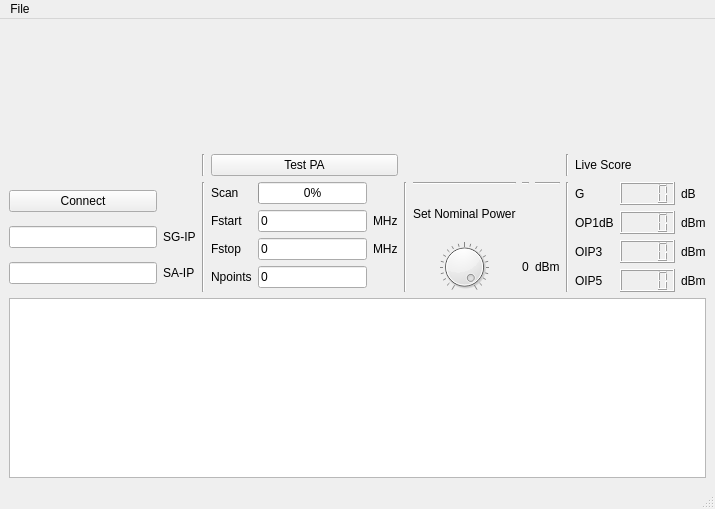
<?xml version="1.0" encoding="UTF-8"?>
<ui version="4.0">
 <class>MainWindow</class>
 <widget class="QMainWindow" name="MainWindow">
  <property name="geometry">
   <rect>
    <x>0</x>
    <y>0</y>
    <width>715</width>
    <height>509</height>
   </rect>
  </property>
  <property name="windowTitle">
   <string>MainWindow</string>
  </property>
  <widget class="QWidget" name="centralwidget">
   <layout class="QGridLayout" name="gridLayout_2">
    <item row="0" column="0">
     <layout class="QVBoxLayout" name="verticalLayout">
      <item>
       <widget class="QWidget" name="widget" native="true">
        <property name="sizePolicy">
         <sizepolicy hsizetype="MinimumExpanding" vsizetype="Preferred">
          <horstretch>0</horstretch>
          <verstretch>0</verstretch>
         </sizepolicy>
        </property>
        <property name="minimumSize">
         <size>
          <width>0</width>
          <height>120</height>
         </size>
        </property>
       </widget>
      </item>
      <item>
       <layout class="QGridLayout" name="gridLayout">
        <item row="1" column="3">
         <layout class="QGridLayout" name="gridLayout_3">
          <item row="3" column="0">
           <widget class="QLabel" name="label_5">
            <property name="text">
             <string>Npoints</string>
            </property>
           </widget>
          </item>
          <item row="2" column="2">
           <widget class="QLabel" name="label_7">
            <property name="text">
             <string>MHz</string>
            </property>
           </widget>
          </item>
          <item row="2" column="0">
           <widget class="QLabel" name="label_4">
            <property name="text">
             <string>Fstop</string>
            </property>
           </widget>
          </item>
          <item row="1" column="2">
           <widget class="QLabel" name="label_6">
            <property name="text">
             <string>MHz</string>
            </property>
           </widget>
          </item>
          <item row="1" column="0">
           <widget class="QLabel" name="label_3">
            <property name="text">
             <string>Fstart</string>
            </property>
           </widget>
          </item>
          <item row="1" column="1">
           <widget class="QLineEdit" name="lineEdit_3">
            <property name="text">
             <string>0</string>
            </property>
           </widget>
          </item>
          <item row="2" column="1">
           <widget class="QLineEdit" name="lineEdit_4">
            <property name="text">
             <string>0</string>
            </property>
           </widget>
          </item>
          <item row="3" column="1">
           <widget class="QLineEdit" name="lineEdit_5">
            <property name="text">
             <string>0</string>
            </property>
           </widget>
          </item>
          <item row="0" column="0">
           <widget class="QLabel" name="label_8">
            <property name="text">
             <string>Scan</string>
            </property>
           </widget>
          </item>
          <item row="0" column="1">
           <widget class="QProgressBar" name="progressBar">
            <property name="value">
             <number>0</number>
            </property>
           </widget>
          </item>
         </layout>
        </item>
        <item row="1" column="0">
         <layout class="QGridLayout" name="gridLayout_4">
          <item row="1" column="0">
           <widget class="QLineEdit" name="lineEdit"/>
          </item>
          <item row="2" column="1">
           <widget class="QLabel" name="label_2">
            <property name="text">
             <string>SA-IP</string>
            </property>
           </widget>
          </item>
          <item row="1" column="1">
           <widget class="QLabel" name="label">
            <property name="text">
             <string>SG-IP</string>
            </property>
           </widget>
          </item>
          <item row="2" column="0">
           <widget class="QLineEdit" name="lineEdit_2"/>
          </item>
          <item row="0" column="0">
           <widget class="QPushButton" name="pushButton">
            <property name="text">
             <string>Connect</string>
            </property>
            <property name="checkable">
             <bool>true</bool>
            </property>
           </widget>
          </item>
         </layout>
        </item>
        <item row="0" column="3">
         <widget class="QPushButton" name="pushButton_2">
          <property name="text">
           <string>Test PA</string>
          </property>
          <property name="checkable">
           <bool>true</bool>
          </property>
         </widget>
        </item>
        <item row="1" column="7">
         <layout class="QGridLayout" name="gridLayout_6">
          <item row="3" column="0">
           <widget class="QLabel" name="label_12">
            <property name="text">
             <string>OIP5</string>
            </property>
           </widget>
          </item>
          <item row="0" column="2">
           <widget class="QLabel" name="label_13">
            <property name="text">
             <string>dB</string>
            </property>
           </widget>
          </item>
          <item row="2" column="0">
           <widget class="QLabel" name="label_11">
            <property name="text">
             <string>OIP3</string>
            </property>
           </widget>
          </item>
          <item row="1" column="2">
           <widget class="QLabel" name="label_14">
            <property name="text">
             <string>dBm</string>
            </property>
           </widget>
          </item>
          <item row="0" column="0">
           <widget class="QLabel" name="label_9">
            <property name="text">
             <string>G</string>
            </property>
           </widget>
          </item>
          <item row="1" column="0">
           <widget class="QLabel" name="label_10">
            <property name="text">
             <string>OP1dB</string>
            </property>
           </widget>
          </item>
          <item row="2" column="2">
           <widget class="QLabel" name="label_15">
            <property name="text">
             <string>dBm</string>
            </property>
           </widget>
          </item>
          <item row="3" column="2">
           <widget class="QLabel" name="label_16">
            <property name="text">
             <string>dBm</string>
            </property>
           </widget>
          </item>
          <item row="0" column="1">
           <widget class="QLCDNumber" name="lcdNumber">
            <property name="digitCount">
             <number>4</number>
            </property>
           </widget>
          </item>
          <item row="1" column="1">
           <widget class="QLCDNumber" name="lcdNumber_2">
            <property name="digitCount">
             <number>4</number>
            </property>
           </widget>
          </item>
          <item row="2" column="1">
           <widget class="QLCDNumber" name="lcdNumber_3">
            <property name="digitCount">
             <number>4</number>
            </property>
           </widget>
          </item>
          <item row="3" column="1">
           <widget class="QLCDNumber" name="lcdNumber_4">
            <property name="digitCount">
             <number>4</number>
            </property>
           </widget>
          </item>
         </layout>
        </item>
        <item row="0" column="7">
         <widget class="QLabel" name="label_17">
          <property name="text">
           <string>Live Score</string>
          </property>
         </widget>
        </item>
        <item row="0" column="6">
         <widget class="Line" name="line">
          <property name="orientation">
           <enum>Qt::Vertical</enum>
          </property>
         </widget>
        </item>
        <item row="1" column="6">
         <widget class="Line" name="line_2">
          <property name="orientation">
           <enum>Qt::Vertical</enum>
          </property>
         </widget>
        </item>
        <item row="1" column="2">
         <widget class="Line" name="line_3">
          <property name="orientation">
           <enum>Qt::Vertical</enum>
          </property>
         </widget>
        </item>
        <item row="0" column="2">
         <widget class="Line" name="line_4">
          <property name="orientation">
           <enum>Qt::Vertical</enum>
          </property>
         </widget>
        </item>
        <item row="1" column="5">
         <layout class="QGridLayout" name="gridLayout_5">
          <item row="1" column="1">
           <widget class="QLabel" name="label_19">
            <property name="text">
             <string>Set Nominal Power</string>
            </property>
           </widget>
          </item>
          <item row="3" column="2">
           <widget class="QLabel" name="label_18">
            <property name="text">
             <string>0</string>
            </property>
           </widget>
          </item>
          <item row="3" column="1">
           <widget class="QDial" name="dial">
            <property name="maximumSize">
             <size>
              <width>16777215</width>
              <height>50</height>
             </size>
            </property>
            <property name="minimum">
             <number>-20</number>
            </property>
            <property name="maximum">
             <number>0</number>
            </property>
            <property name="notchTarget">
             <double>1.000000000000000</double>
            </property>
            <property name="notchesVisible">
             <bool>true</bool>
            </property>
           </widget>
          </item>
          <item row="3" column="3">
           <widget class="QLabel" name="label_20">
            <property name="text">
             <string>dBm</string>
            </property>
           </widget>
          </item>
          <item row="0" column="1">
           <widget class="Line" name="line_7">
            <property name="orientation">
             <enum>Qt::Horizontal</enum>
            </property>
           </widget>
          </item>
          <item row="0" column="2">
           <widget class="Line" name="line_6">
            <property name="orientation">
             <enum>Qt::Horizontal</enum>
            </property>
           </widget>
          </item>
          <item row="0" column="3">
           <widget class="Line" name="line_8">
            <property name="orientation">
             <enum>Qt::Horizontal</enum>
            </property>
           </widget>
          </item>
         </layout>
        </item>
        <item row="0" column="0">
         <spacer name="horizontalSpacer_2">
          <property name="orientation">
           <enum>Qt::Horizontal</enum>
          </property>
          <property name="sizeHint" stdset="0">
           <size>
            <width>40</width>
            <height>20</height>
           </size>
          </property>
         </spacer>
        </item>
        <item row="1" column="4">
         <widget class="Line" name="line_5">
          <property name="orientation">
           <enum>Qt::Vertical</enum>
          </property>
         </widget>
        </item>
       </layout>
      </item>
      <item>
       <widget class="QTextBrowser" name="textBrowser">
        <property name="sizePolicy">
         <sizepolicy hsizetype="Expanding" vsizetype="Preferred">
          <horstretch>0</horstretch>
          <verstretch>0</verstretch>
         </sizepolicy>
        </property>
        <property name="maximumSize">
         <size>
          <width>16777215</width>
          <height>200</height>
         </size>
        </property>
       </widget>
      </item>
     </layout>
    </item>
   </layout>
  </widget>
  <widget class="QMenuBar" name="menubar">
   <property name="geometry">
    <rect>
     <x>0</x>
     <y>0</y>
     <width>715</width>
     <height>21</height>
    </rect>
   </property>
   <widget class="QMenu" name="menuFile">
    <property name="title">
     <string>File</string>
    </property>
    <addaction name="actionSave"/>
    <addaction name="actionLoad"/>
   </widget>
   <addaction name="menuFile"/>
  </widget>
  <widget class="QStatusBar" name="statusbar"/>
  <action name="actionSave">
   <property name="text">
    <string>Save</string>
   </property>
   <property name="shortcut">
    <string>Ctrl+S</string>
   </property>
  </action>
  <action name="actionLoad">
   <property name="text">
    <string>Load</string>
   </property>
   <property name="shortcut">
    <string>Ctrl+L</string>
   </property>
  </action>
 </widget>
 <tabstops>
  <tabstop>dial</tabstop>
  <tabstop>pushButton</tabstop>
  <tabstop>lineEdit</tabstop>
  <tabstop>lineEdit_2</tabstop>
  <tabstop>lineEdit_3</tabstop>
  <tabstop>lineEdit_4</tabstop>
  <tabstop>lineEdit_5</tabstop>
  <tabstop>pushButton_2</tabstop>
  <tabstop>textBrowser</tabstop>
 </tabstops>
 <resources/>
 <connections>
  <connection>
   <sender>dial</sender>
   <signal>valueChanged(int)</signal>
   <receiver>label_18</receiver>
   <slot>setNum(int)</slot>
   <hints>
    <hint type="sourcelabel">
     <x>453</x>
     <y>272</y>
    </hint>
    <hint type="destinationlabel">
     <x>453</x>
     <y>214</y>
    </hint>
   </hints>
  </connection>
 </connections>
</ui>
